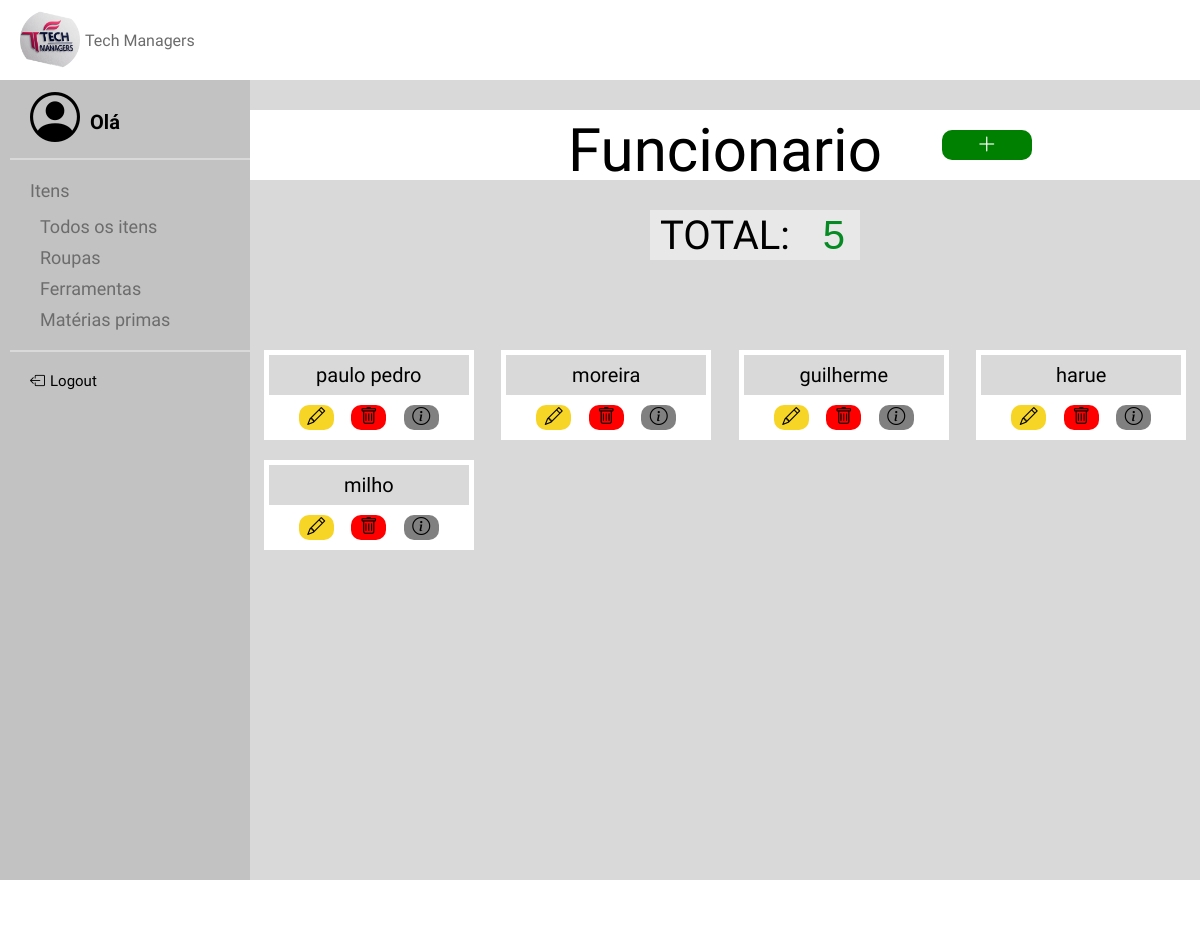
Before: /TelaAF with the older database file.
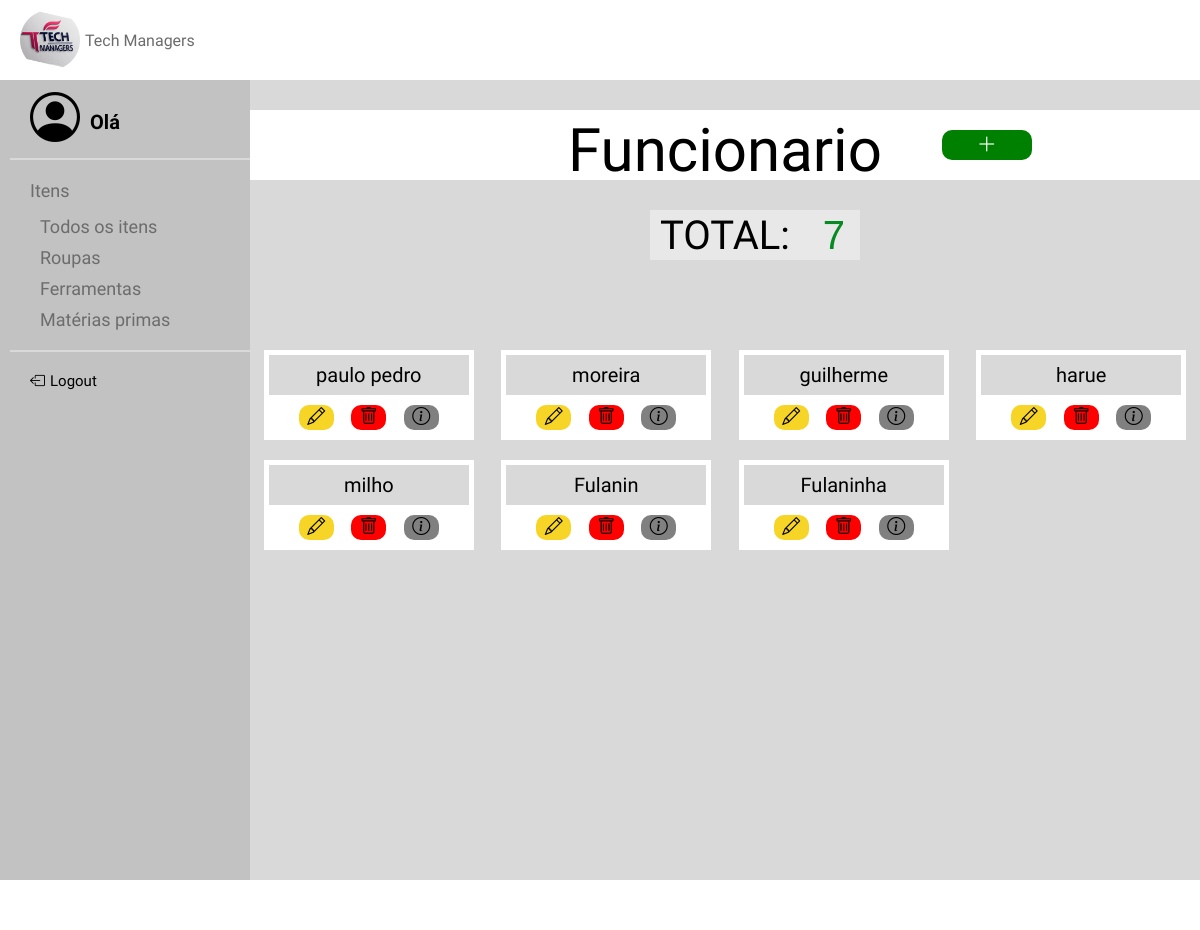
After: the same page with the newer database file.
### models.py (models this page shows, shortened)
class Funcionario(Base):
    __tablename__ = 'funcionario'
    id = Column(Integer, primary_key=True)
    nome = Column(String(40), nullable=False, index=True)
    email = Column(String(40), nullable=False, index=True, unique=True)
    cpf = Column(String(11), nullable=False, index=True, unique=True)
    senha = Column(String(128), nullable=False, index=True)
    admin = Column(Boolean, default=False)

### app.py (the view)
@app.route('/TelaAF')
def telafuncionarios():
    funcionarios = Funcionario.query.all()
    return render_template("TelaAFuncionarios.html", funcionarios=funcionarios)

### templates/TelaAFuncionarios.html
{% extends "base.html" %}
{% block conteudo %}
    <link rel="stylesheet" href="/static/TelaAFuncionario.css">
    <div class="container">
        <div id="numero">
            <p class="titulo">Funcionario</p>
            <div class="botoestitle" id="ladinho">
                <button id="btn1" onclick="window.location.href='{{ url_for('TelaCF') }}'"><i class="bi bi-plus-lg"></i>
                </button>
            </div>
        </div>
        <div id="total">
            <p for="numero" id="textonumero"> TOTAL: </p>
            <input type="number" id="camponumero" name="numero" value="{{ funcionarios | length }}" readonly>
        </div>
        <div class="cards">
            {% for funcionario in funcionarios %}
                <div class="card">
                    <p>{{ funcionario.nome}}</p>
                    <div class="botoes">
                        <button id="btn1" onclick="window.location.href='{{ url_for('TelaEF', id=funcionario.id) }}'">
                            <i class="bi bi-pencil"></i></button>
                        <button id="btn2"><a href="{{ url_for('delete_funcionario', id=funcionario.id) }}" methods="DELETE">
                            <i class="bi bi-trash"></i></a></button>
                        <button id="btn3" onclick="window.location.href='{{ url_for('TelaDF', id=funcionario.id) }}'">
                            <i class="bi bi-info-circle"></i></button>
                    </div>
                </div>
            {% endfor %}
        </div>
    </div>
{% endblock %}

Changed rows visible on the page:
added Funcionario: nome "Fulanin"
added Funcionario: nome "Fulaninha"
Other visible differences:
form field numero: "5" → "7"
